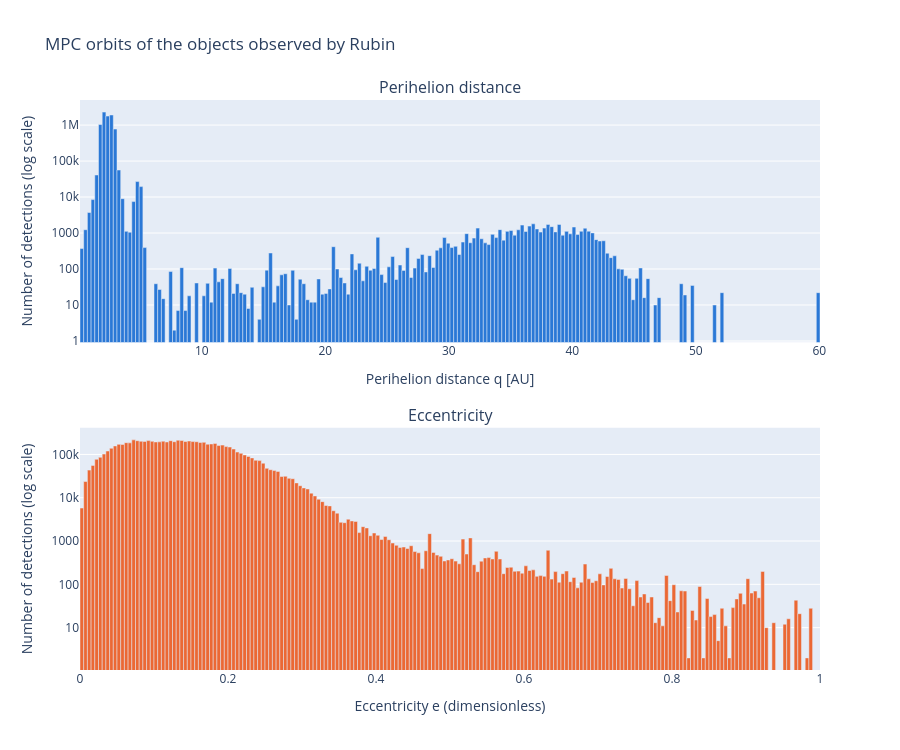

This figure's notebook cell:
### Code cell
import plotly.graph_objects as go
from plotly.subplots import make_subplots

# Bin with numpy first and plot only the counts: plotting the ~8M raw values would store them all in the notebook
q_counts, q_edges = np.histogram(data_orbs['mpc_q'].astype(float), bins=200)
e_counts, e_edges = np.histogram(data_orbs['mpc_e'].astype(float), bins=200, range=(0, 1))

fig = make_subplots(rows=2, cols=1, vertical_spacing=0.15,
                    subplot_titles=('Perihelion distance', 'Eccentricity'))
fig.add_trace(go.Bar(x=(q_edges[:-1] + q_edges[1:]) / 2, y=q_counts, width=np.diff(q_edges),
                     marker_color='#2a78d6', name='q',
                     hovertemplate='q = %{x:.2f} AU<br>%{y:,} detections<extra></extra>'), row=1, col=1)
fig.add_trace(go.Bar(x=(e_edges[:-1] + e_edges[1:]) / 2, y=e_counts, width=np.diff(e_edges),
                     marker_color='#eb6834', name='e',
                     hovertemplate='e = %{x:.3f}<br>%{y:,} detections<extra></extra>'), row=2, col=1)

fig.update_xaxes(title_text='Perihelion distance q [AU]', row=1, col=1)
fig.update_xaxes(title_text='Eccentricity e (dimensionless)', row=2, col=1)
fig.update_yaxes(type='log', title_text='Number of detections (log scale)')
fig.update_layout(height=750, showlegend=False, bargap=0,
                  title='MPC orbits of the objects observed by Rubin')
fig.show()

### Figure 1 — Plotly figure (JSON) as saved in the notebook; plotly's stock layout.template omitted (floating-point values rounded to 4 significant figures; data arrays with more than 128 entries replaced by an {"elided": "..."} marker saying what was removed)
{"data": [{"hovertemplate": "q = %{x:.2f} AU<br>%{y:,} detections<extra></extra>", "marker": {"color": "#2a78d6"}, "name": "q", "type": "bar", "width": {"elided": "200 float values"}, "x": {"elided": "200 float values"}, "xaxis": "x", "y": {"elided": "200 int values"}, "yaxis": "y"}, {"hovertemplate": "e = %{x:.3f}<br>%{y:,} detections<extra></extra>", "marker": {"color": "#eb6834"}, "name": "e", "type": "bar", "width": {"elided": "200 float values"}, "x": {"elided": "200 float values"}, "xaxis": "x2", "y": {"elided": "200 int values"}, "yaxis": "y2"}], "layout": {"annotations": [{"font": {"size": 16}, "showarrow": false, "text": "Perihelion distance", "x": 0.5, "xanchor": "center", "xref": "paper", "y": 1, "yanchor": "bottom", "yref": "paper"}, {"font": {"size": 16}, "showarrow": false, "text": "Eccentricity", "x": 0.5, "xanchor": "center", "xref": "paper", "y": 0.425, "yanchor": "bottom", "yref": "paper"}], "bargap": 0, "height": 750, "showlegend": false, "title": {"text": "MPC orbits of the objects observed by Rubin"}, "xaxis": {"anchor": "y", "domain": [0, 1], "title": {"text": "Perihelion distance q [AU]"}}, "xaxis2": {"anchor": "y2", "domain": [0, 1], "title": {"text": "Eccentricity e (dimensionless)"}}, "yaxis": {"anchor": "x", "domain": [0.575, 1], "title": {"text": "Number of detections (log scale)"}, "type": "log"}, "yaxis2": {"anchor": "x2", "domain": [0, 0.425], "title": {"text": "Number of detections (log scale)"}, "type": "log"}}}
